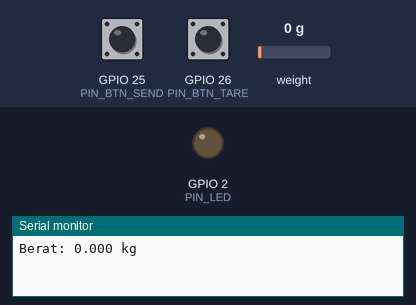
Bench run of a sketch on a simulated ESP32. Shown: output pins drawn as LEDs (lit = HIGH), the last lines printed to the serial monitor. Dashed ring = blinking. The inputs (shaded band) are chosen by the test bench; at power-on: GPIO 25 (PIN_BTN_SEND) HIGH, GPIO 26 (PIN_BTN_TARE) HIGH, weight on the scale 0 g. WiFi joins after 1.5 s; servers stay silent unless stated; the local clock reads 2024-03-15 10:24:30 at power-on unless the sketch sets it; EEPROM starts erased.

Above: at 3.2 s.
3.3 s: GPIO 25 (PIN_BTN_SEND) pulled LOW for 0.15 s
At 5.51 s:
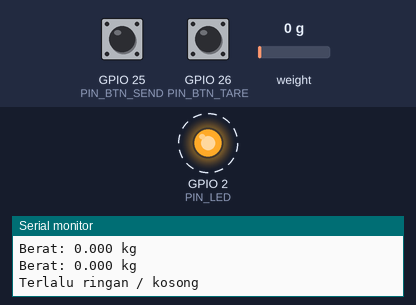
7.4 s: GPIO 26 (PIN_BTN_TARE) pulled LOW for 0.15 s
At 9.61 s:
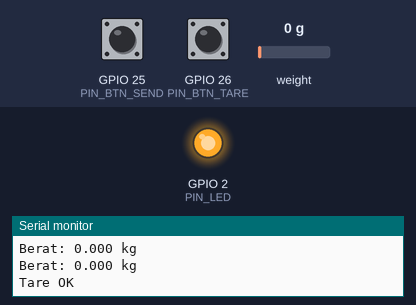
14.5 s: GPIO 25 (PIN_BTN_SEND) pulled LOW for 1 s
At 19.2 s:
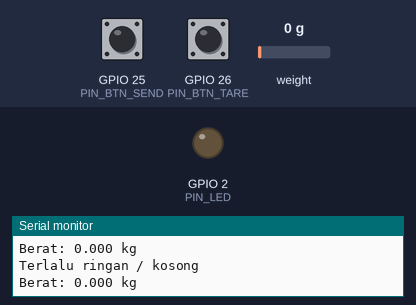
19.5 s: GPIO 25 (PIN_BTN_SEND) pulled LOW for 3.2 s
At 25.0 s:
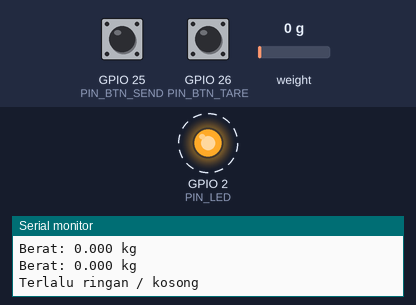
Timing chart, 0 to 26.8 s (numbered marks = the images above; inputs shaded):
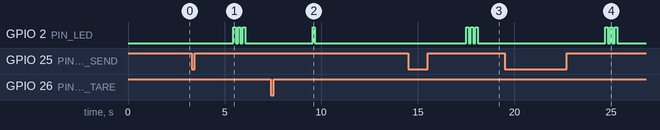

Measured:
- after the input at 3.3 s, GPIO 2 (PIN_LED): alternates HIGH for 0.12 s and LOW for 0.12 s, 6 changes in all, then stays LOW, starting after 2.2 s
- after the input at 7.4 s, GPIO 2 (PIN_LED): LOW → HIGH after 2.2 s, → LOW 0.12 s later
- after the input at 14.5 s, GPIO 2 (PIN_LED): alternates HIGH for 0.12 s and LOW for 0.12 s, 6 changes in all, then stays LOW, starting after 3.0 s
- after the input at 19.5 s, GPIO 2 (PIN_LED): alternates HIGH for 0.12 s and LOW for 0.12 s, 6 changes in all, then stays LOW, starting after 5.2 s

The sketch:

weighing-scale.ino
```cpp
// Timbangan digital RUNA: Load Cell -> HX711 -> ESP32 -> Wi-Fi -> POST /api/weighing
//
// Cara pakai: letakkan material, tunggu angka stabil, tekan tombol KIRIM.
// Data masuk ke aplikasi sebagai "hasil timbangan menunggu verifikasi"; petugas
// yang memilih titik/kategori dan menjadikannya transaksi resmi.
//
// Library (Arduino Library Manager): "HX711" oleh Bogdan Necula.
// Salin secrets.example.h menjadi secrets.h lalu isi. Lihat README.md untuk
// rangkaian dan kalibrasi.
//
// CATATAN: kode ini belum diuji pada perangkat keras. Pin, kapasitas load cell,
// dan ambang di bawah harus disesuaikan saat perakitan.

#include <WiFi.h>
#include <WiFiClientSecure.h>
#include <HTTPClient.h>
#include <Preferences.h>
#include <time.h>
#include "HX711.h"
#include "secrets.h"

// ---- Pin (sesuaikan dengan rangkaian) ----
const int PIN_HX711_DOUT = 16;
const int PIN_HX711_SCK = 4;
const int PIN_BTN_SEND = 25; // tombol ke GND
const int PIN_BTN_TARE = 26; // tombol ke GND
const int PIN_LED = 2;

// ---- Ambang (setel di lapangan) ----
const float MIN_WEIGHT_KG = 0.05;   // di bawah ini dianggap kosong / derau
const float STABLE_DELTA_KG = 0.02; // selisih maksimum dua pembacaan agar dianggap stabil
// Faktor awal sebelum dikalibrasi. Nilai sebenarnya tergantung load cell: WAJIB
// kalibrasi dengan beban standar (perintah serial "c <kg>"), hasilnya disimpan di flash.
const float DEFAULT_CALIBRATION = 1.0;

// ponytail: antrean di RAM, hilang bila daya mati. Pindah ke LittleFS bila listrik
// di titik sering padam saat masih ada data belum terkirim.
const size_t QUEUE_SIZE = 20;
struct Reading {
  float kg;
  time_t at; // 0 = jam belum tersinkron NTP; server memakai waktu terima
};
Reading pending[QUEUE_SIZE];
size_t pendingCount = 0;

HX711 scale;
Preferences prefs;

void blink(int times) {
  for (int i = 0; i < times; i++) {
    digitalWrite(PIN_LED, HIGH);
    delay(120);
    digitalWrite(PIN_LED, LOW);
    delay(120);
  }
}

// true sekali per tekanan tombol (debounce + tunggu dilepas).
bool pressed(int pin) {
  if (digitalRead(pin) != LOW) return false;
  delay(30);
  if (digitalRead(pin) != LOW) return false;
  while (digitalRead(pin) == LOW) delay(10);
  return true;
}

void enqueue(float kg) {
  if (pendingCount == QUEUE_SIZE) { // penuh: buang yang paling lama
    memmove(pending, pending + 1, sizeof(Reading) * (QUEUE_SIZE - 1));
    pendingCount--;
  }
  time_t now = time(nullptr);
  pending[pendingCount++] = {kg, now > 1700000000 ? now : 0};
  Serial.printf("Antre: %.3f kg (%u menunggu)\n", kg, (unsigned)pendingCount);
}

// Hasil: 1 = terkirim, 0 = coba lagi nanti, -1 = ditolak server (jangan diulang).
// ponytail: bila respons hilang setelah server menyimpan, pengiriman ulang membuat
// pembacaan ganda; petugas membuangnya di aplikasi. Tambah ID pembacaan bila sering terjadi.
int sendReading(const Reading &r) {
  if (WiFi.status() != WL_CONNECTED) return 0;

  char body[200];
  if (r.at) {
    char ts[25];
    struct tm utc;
    gmtime_r(&r.at, &utc);
    strftime(ts, sizeof(ts), "%Y-%m-%dT%H:%M:%SZ", &utc);
    snprintf(body, sizeof(body), "{\"deviceId\":\"%s\",\"weightKg\":%.3f,\"measuredAt\":\"%s\"}",
             DEVICE_ID, r.kg, ts);
  } else {
    snprintf(body, sizeof(body), "{\"deviceId\":\"%s\",\"weightKg\":%.3f}", DEVICE_ID, r.kg);
  }

  // HTTPS memverifikasi sertifikat server dengan API_ROOT_CA. http:// hanya untuk
  // uji coba di jaringan lokal.
  WiFiClientSecure secure;
  WiFiClient plain;
  bool https = String(API_URL).startsWith("https://");
  if (https) secure.setCACert(API_ROOT_CA);

  HTTPClient http;
  http.setTimeout(8000);
  if (!http.begin(https ? (WiFiClient &)secure : plain, API_URL)) return 0;
  http.addHeader("Content-Type", "application/json");
  http.addHeader("X-Device-Key", DEVICE_KEY);
  int code = http.POST(body);
  http.end();

  Serial.printf("POST %.3f kg -> HTTP %d\n", r.kg, code);
  if (code == 201) return 1;
  if (code == 400) return -1; // data tidak valid: mengulang tidak akan berhasil
  return 0;                   // jaringan, 401 (kunci salah), 5xx: simpan dan coba lagi
}

void flushQueue() {
  while (pendingCount > 0) {
    int result = sendReading(pending[0]);
    if (result == 0) return;
    blink(result == 1 ? 1 : 4);
    memmove(pending, pending + 1, sizeof(Reading) * (pendingCount - 1));
    pendingCount--;
  }
}

// Perintah lewat Serial Monitor (115200 baud):
//   t        -> tare (nolkan dengan platform kosong)
//   c 5.000  -> kalibrasi: taruh beban standar 5 kg dulu, lalu kirim perintah ini
void handleSerial() {
  if (!Serial.available()) return;
  String line = Serial.readStringUntil('\n');
  line.trim();
  if (line == "t") {
    scale.tare(20);
    Serial.println("Tare OK");
  } else if (line.startsWith("c ")) {
    float knownKg = line.substring(2).toFloat();
    if (knownKg <= 0) return;
    scale.set_scale(1.0);
    float factor = scale.get_units(20) / knownKg;
    scale.set_scale(factor);
    prefs.putFloat("cal", factor);
    Serial.printf("Kalibrasi tersimpan: %.3f\n", factor);
  }
}

void setup() {
  Serial.begin(115200);
  pinMode(PIN_BTN_SEND, INPUT_PULLUP);
  pinMode(PIN_BTN_TARE, INPUT_PULLUP);
  pinMode(PIN_LED, OUTPUT);

  prefs.begin("runa", false);
  scale.begin(PIN_HX711_DOUT, PIN_HX711_SCK);
  scale.set_scale(prefs.getFloat("cal", DEFAULT_CALIBRATION));
  scale.tare(20); // nyalakan dengan platform kosong

  WiFi.mode(WIFI_STA);
  WiFi.setAutoReconnect(true);
  WiFi.begin(WIFI_SSID, WIFI_PASSWORD);
  configTime(0, 0, "pool.ntp.org"); // jam UTC untuk measuredAt
}

void loop() {
  handleSerial();

  if (pressed(PIN_BTN_TARE)) {
    scale.tare(20);
    Serial.println("Tare OK");
    blink(1);
  }

  if (pressed(PIN_BTN_SEND)) {
    float first = scale.get_units(10);
    float second = scale.get_units(10);
    if (fabs(first - second) > STABLE_DELTA_KG) {
      Serial.println("Belum stabil, ulangi");
      blink(3);
    } else if (second < MIN_WEIGHT_KG) {
      Serial.println("Terlalu ringan / kosong");
      blink(3);
    } else {
      enqueue(second);
    }
  }

  static unsigned long lastFlush = 0;
  if (pendingCount > 0 && millis() - lastFlush > 3000) {
    lastFlush = millis();
    flushQueue();
  }

  static unsigned long lastPrint = 0;
  if (millis() - lastPrint > 1000 && scale.is_ready()) {
    lastPrint = millis();
    Serial.printf("Berat: %.3f kg\n", scale.get_units(3));
  }
}
```

secrets.example.h
```cpp
// Salin file ini menjadi secrets.h (tidak ikut ke Git) lalu isi nilainya.
#pragma once

#define WIFI_SSID "nama-wifi"
#define WIFI_PASSWORD "password-wifi"

// Endpoint backend. Produksi: https://<domain-backend>/api/weighing
// Uji coba lokal: http://<ip-laptop>:3000/api/weighing
#define API_URL "https://example.vercel.app/api/weighing"

// Sama dengan IOT_DEVICE_KEY di environment backend.
#define DEVICE_KEY "isi-dengan-IOT_DEVICE_KEY"
#define DEVICE_ID "RUNA-SCALE-001"

// Sertifikat root CA (format PEM) dari domain backend, untuk verifikasi HTTPS.
// Ambil dari browser: klik ikon gembok -> sertifikat -> ekspor root CA.
#define API_ROOT_CA \
  "-----BEGIN CERTIFICATE-----\n" \
  "...\n" \
  "-----END CERTIFICATE-----\n"
```
